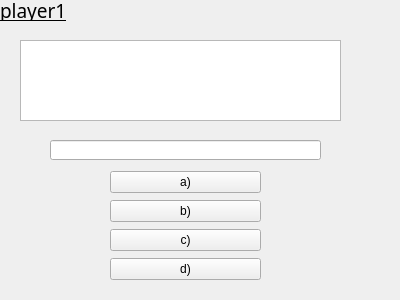
<?xml version="1.0" encoding="UTF-8"?>
<ui version="4.0">
 <class>QuestionScene</class>
 <widget class="QWidget" name="QuestionScene">
  <property name="geometry">
   <rect>
    <x>0</x>
    <y>0</y>
    <width>400</width>
    <height>300</height>
   </rect>
  </property>
  <property name="windowTitle">
   <string>Form</string>
  </property>
  <widget class="QTextEdit" name="question">
   <property name="enabled">
    <bool>true</bool>
   </property>
   <property name="geometry">
    <rect>
     <x>20</x>
     <y>40</y>
     <width>321</width>
     <height>81</height>
    </rect>
   </property>
   <property name="readOnly">
    <bool>true</bool>
   </property>
  </widget>
  <widget class="QLabel" name="player1Label">
   <property name="geometry">
    <rect>
     <x>0</x>
     <y>0</y>
     <width>71</width>
     <height>21</height>
    </rect>
   </property>
   <property name="font">
    <font>
     <family>Microsoft YaHei Light</family>
     <pointsize>14</pointsize>
     <underline>true</underline>
    </font>
   </property>
   <property name="text">
    <string>player1</string>
   </property>
  </widget>
  <widget class="QLineEdit" name="rebusAnswer">
   <property name="geometry">
    <rect>
     <x>50</x>
     <y>140</y>
     <width>271</width>
     <height>20</height>
    </rect>
   </property>
  </widget>
  <widget class="QWidget" name="">
   <property name="geometry">
    <rect>
     <x>110</x>
     <y>170</y>
     <width>151</width>
     <height>112</height>
    </rect>
   </property>
   <layout class="QVBoxLayout" name="verticalLayout">
    <item>
     <widget class="QPushButton" name="answer1">
      <property name="enabled">
       <bool>true</bool>
      </property>
      <property name="mouseTracking">
       <bool>false</bool>
      </property>
      <property name="text">
       <string>a)</string>
      </property>
     </widget>
    </item>
    <item>
     <widget class="QPushButton" name="answer2">
      <property name="text">
       <string>b)</string>
      </property>
     </widget>
    </item>
    <item>
     <widget class="QPushButton" name="answer3">
      <property name="text">
       <string>c)</string>
      </property>
     </widget>
    </item>
    <item>
     <widget class="QPushButton" name="answer4">
      <property name="text">
       <string>d)</string>
      </property>
     </widget>
    </item>
   </layout>
  </widget>
 </widget>
 <resources/>
 <connections/>
</ui>
